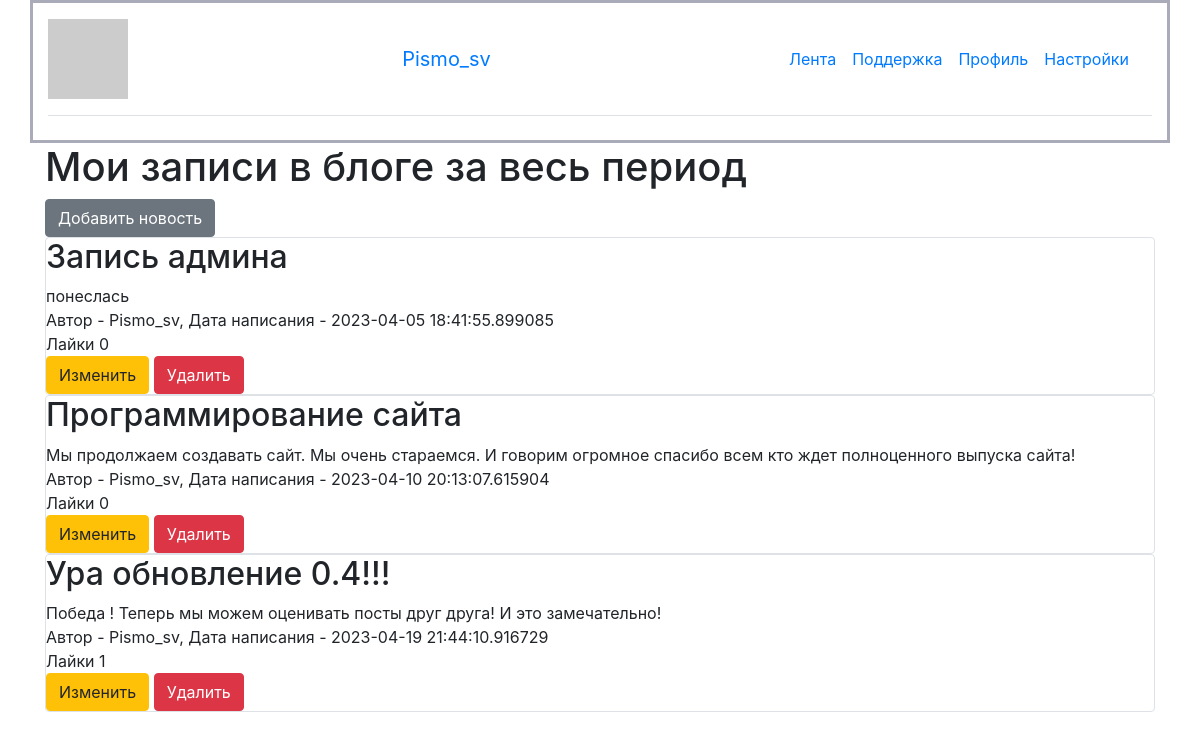
/profile (signed in), run on an earlier commit of the app's database.
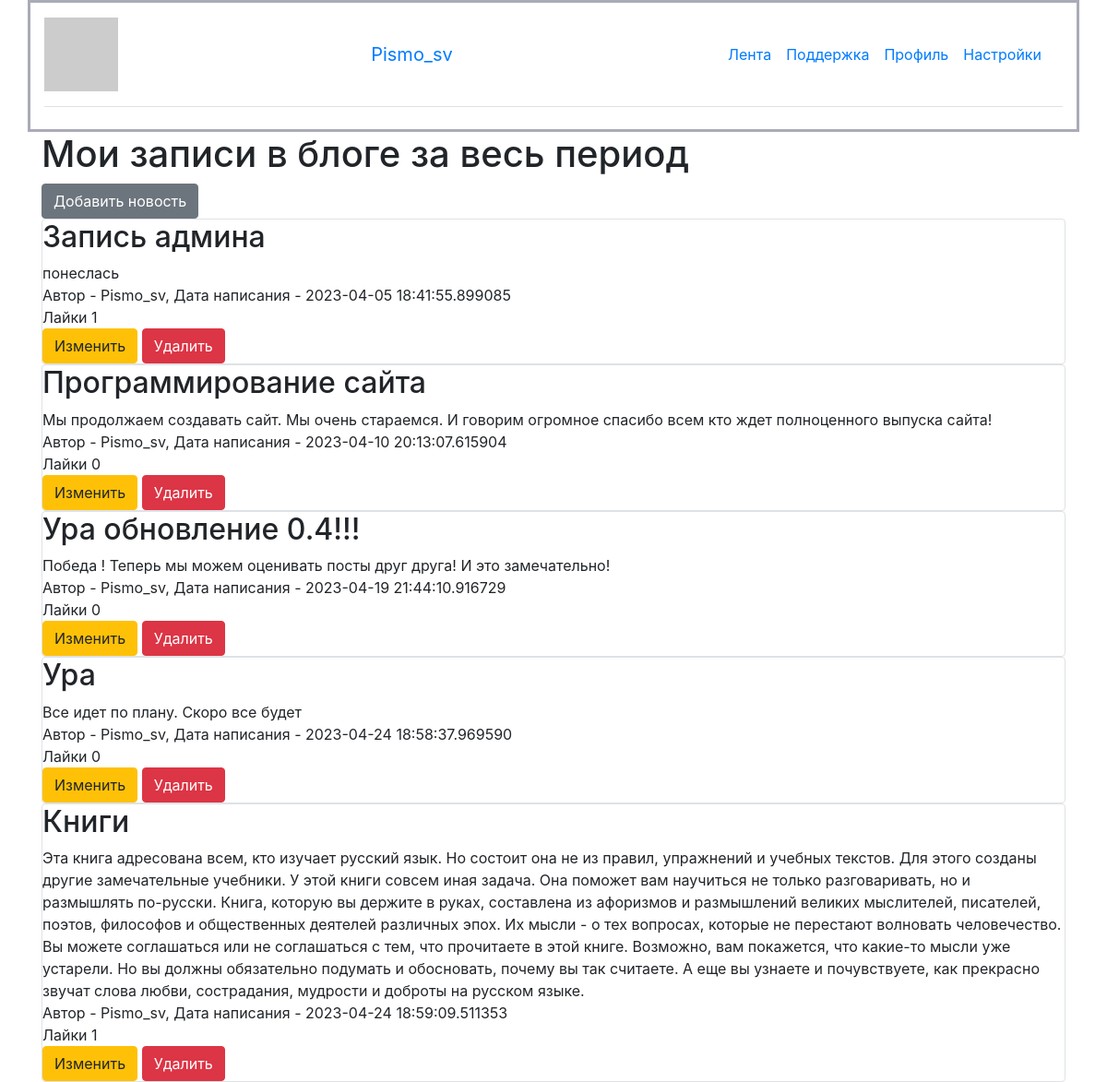
And on a later commit of the database.
### data/users.py (models this page shows, shortened)
class User(SqlAlchemyBase, UserMixin):
    __tablename__ = 'users'
    id = sqlalchemy.Column(sqlalchemy.Integer,
                           primary_key=True, autoincrement=True)
    name = sqlalchemy.Column(sqlalchemy.String, nullable=True)
    about = sqlalchemy.Column(sqlalchemy.String, nullable=True)
    email = sqlalchemy.Column(sqlalchemy.String,
                              index=True, unique=True, nullable=True)
    hashed_password = sqlalchemy.Column(sqlalchemy.String, nullable=True)
    created_date = sqlalchemy.Column(sqlalchemy.DateTime,
                                     default=datetime.datetime.now)
    news = orm.relationship("News", back_populates='user')
    def avatar(self, size):
        digest = md5(self.email.lower().encode('utf-8')).hexdigest()
        return 'https://www.gravatar.com/avatar/{}?d=identicon&s={}'.format(
            digest, size)

### data/news.py (models this page shows)
class News(SqlAlchemyBase):
    __tablename__ = 'news'
    id = sqlalchemy.Column(sqlalchemy.Integer,
                           primary_key=True, autoincrement=True)
    title = sqlalchemy.Column(sqlalchemy.String, nullable=True)
    content = sqlalchemy.Column(sqlalchemy.String, nullable=True)
    created_date = sqlalchemy.Column(sqlalchemy.DateTime,
                                     default=datetime.datetime.now)
    is_private = sqlalchemy.Column(sqlalchemy.Boolean, default=True)
    user_id = sqlalchemy.Column(sqlalchemy.Integer,
                                sqlalchemy.ForeignKey("users.id"))
    likes = sqlalchemy.Column(sqlalchemy.Integer, default=0)
    liked_users = sqlalchemy.Column(sqlalchemy.String)
    user = orm.relationship('User')

### main.py (the view)
@app.route("/profile")
def profile():
    db_sess = db_session.create_session()
    if current_user.is_authenticated:
        news = db_sess.query(News).filter(
            News.user == current_user)
    else:
        error_ = 101
        return redirect(f"/error/{error_}")
    return render_template("profile.html", news=news)

### data/db_session.py (called while the page is built)
def create_session() -> Session:
    global __factory
    return __factory()

### main.py (called while the page is built)
@login_manager.user_loader
def load_user(user_id):
    db_sess = db_session.create_session()
    return db_sess.query(User).get(user_id)

### templates/profile.html
{% extends "base.html" %}
{% block content %}
<h1>Мои записи в блоге за весь период</h1>
{% if current_user.is_authenticated %}
    <a href="news" class="btn btn-secondary">Добавить новость</a>
{% endif %}
{% for item in news%}
<div class="col-md6 border rounded">
    <h2>{{item.title}}</h2>
    <div>
        {{item.content}}
    </div>
    <div>
        Автор - {{item.user.name}}, Дата написания - {{item.created_date}}
    </div>
        <span>Лайки {{item.likes}}<span/>
    <div>
        <a href="/news/{{ item.id }}" class="btn btn-warning">
            Изменить
        </a>
        <a href="/news_delete/{{ item.id }}" class="btn btn-danger">
            Удалить
        </a>
    </div>
</div>
{% endfor %}
{% endblock %}

### templates/base.html (shortened to what this page needs)
<!doctype html>
<html lang="en">
<head>
    <link rel="stylesheet"
          href="https://stackpath.bootstrapcdn.com/bootstrap/4.4.1/css/bootstrap.min.css"
>
</head>
<body>
<header>
    <div class="container" style="background-color: white; border:#aaabb8 solid; ">
        <header class="d-flex flex-wrap align-items-center justify-content-center justify-content-md-between py-3 mb-4 border-bottom">
            {% if current_user.is_authenticated %}
            <img src="{{current_user.avatar(80)}}">
            <a class="navbar-brand" href="/logout">{{ current_user.name }}</a>
            {% endif %}
            <ul class="nav col-12 col-md-auto mb-2 justify-content-center mb-md-0">
                <li><a href="/" class="nav-link px-2 link-secondary">Лента</a></li>
                <li><a href="#" class="nav-link px-2">Поддержка</a></li>
                <li><a href="/profile" class="nav-link px-2">Профиль</a></li>
                <li><a href="#" class="nav-link px-2" style="">Настройки</a></li>
        </header>
    </div>
</header>
<main role="main" class="container">
    {% block content %}{% endblock %}
</main>
</body>
</html>

### templates/base.html (style rules this page uses)
body { background: url(https://img.freepik.com/free-photo/white-concrete-wall_53876-92803.jpg?w=1380&t=st=1681221851~exp=1681222451~hmac=b56127937686b29879128f878f829b32c23de93e679daa4056adbcf6740c8b92); background-color: #AAABB8 background-repeat: repeat-x; background-repeat: repeat-y; background-size: 100%; }

What changed in the data, as far as the page shows it:
changed News "Запись админа": likes "0" → "1"
changed News "Ура обновление 0.4!!!": likes "1" → "0"
added News: title "Ура", content "Все идет по плану. Скоро все будет", user.name "Pismo_sv", created_date "2023-04-24 18:58:37.969590", likes "0"
added News: title "Книги", content "Эта книга адресована всем, кто изучает русский язык. Но состоит она не из правил, упражнений и учебных текстов. Для этого созданы другие замечательные учебники. У этой книги совсем иная задача. Она поможет вам научиться не только разговаривать, но и размышлять по-русски. Книга, которую вы держите в руках, составлена из афоризмов и размышлений великих мыслителей, писателей, поэтов, философов и общественных деятелей различных эпох. Их мысли - о тех вопросах, которые не перестают волновать человечество. Вы можете соглашаться или не соглашаться с тем, что прочитаете в этой книге. Возможно, вам покажется, что какие-то мысли уже устарели. Но вы должны обязательно подумать и обосновать, почему вы…", user.name "Pismo_sv", created_date "2023-04-24 18:59:09.511353", likes "1"
